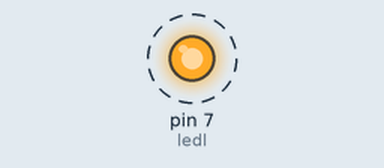
Bench run of a sketch on a simulated Arduino Uno, built with avr-gcc and run on an emulated ATmega328P. Parts: output pins drawn as LEDs (lit = HIGH). Dashed ring = blinking.

Above: at 0.07 s.
Timing chart, 0 to 3.0 s (numbered marks = the images above):
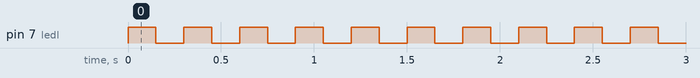

Measured:
- by itself, pin 7 (ledl): alternates HIGH for 0.15 s and LOW for 0.15 s

The sketch:

LED_BLINK.ino
```cpp
int ledl=7;

void setup() {
  // put your setup code here, to run once:
  pinMode(7, OUTPUT);
}

void loop() {
  // put your main code here, to run repeatedly:
  digitalWrite(ledl, HIGH);
  delay(150);
  digitalWrite(ledl, LOW);
  delay(150);

}
```
